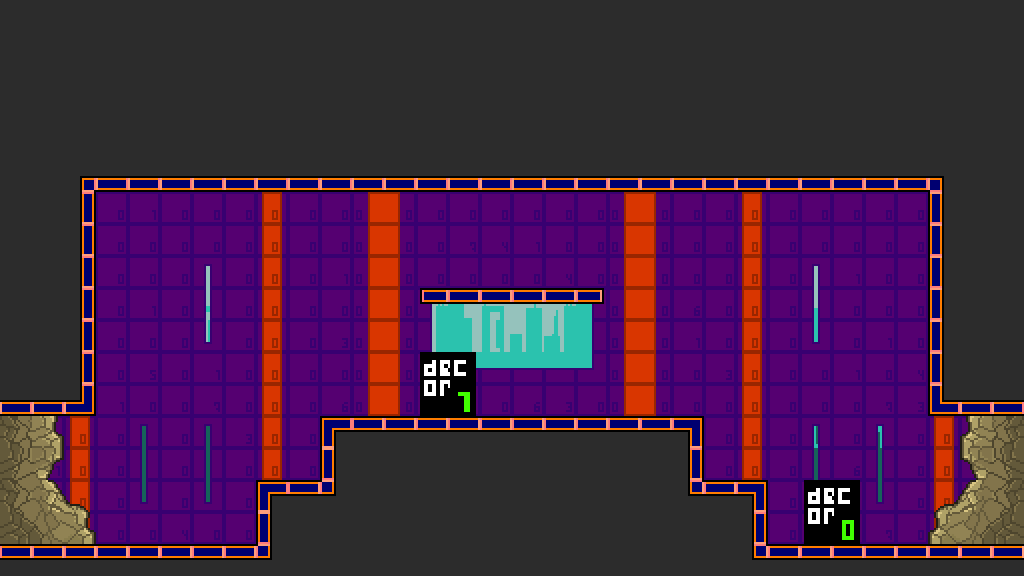

This game map was drawn from its Tiled (.tmx) file and the tilesets committed beside it. A one-line description and the trimmed map source follow:
An orthogonal 32x18 tile map with 32x32 px tiles, 12 tile layers (Sky, Sky2, Background, CollisionLayer, ...) and 5 objects.

<map version="1.0" orientation="orthogonal" width="32" height="18" tilewidth="32" tileheight="32">
 <tileset firstgid="1" name="generalSprite" tilewidth="32" tileheight="32">
  <image source="generalSprite.png" width="128" height="1184" />
  <tile id="60">
   <properties>
    <property name="tileType" value="empty" />
   </properties>
  </tile>
 </tileset>
 <layer name="Sky" width="32" height="18">
  <data>[576 cells, 99 non-empty, 10 distinct tile ids]</data>
 </layer>
 <layer name="Sky2" width="32" height="18">
  <data>[576 cells, 28 non-empty, 9 distinct tile ids]</data>
 </layer>
 <layer name="Background" width="32" height="18">
  <data>[576 cells, 262 non-empty, 22 distinct tile ids]</data>
 </layer>
 <layer name="CollisionLayer" width="32" height="18">
  <data>[576 cells, 576 non-empty, 14 distinct tile ids]</data>
 </layer>
 <layer name="DamagingLayer" width="32" height="18">
  <data>[576 cells, 576 non-empty, 1 distinct tile ids]</data>
 </layer>
 <layer name="DecorLayer" width="32" height="18">
  <data>[576 cells, 576 non-empty, 9 distinct tile ids]</data>
 </layer>
 <layer name="LadderLayer" width="32" height="18">
  <data>[576 cells, 576 non-empty, 1 distinct tile ids]</data>
 </layer>
 <layer name="PlatformLayer" width="32" height="18">
  <data>[576 cells, 576 non-empty, 4 distinct tile ids]</data>
 </layer>
 <layer name="UpBlockingLayer" width="32" height="18">
  <data>[576 cells, 576 non-empty, 1 distinct tile ids]</data>
 </layer>
 <layer name="DownBlockingLayer" width="32" height="18">
  <data>[576 cells, 576 non-empty, 1 distinct tile ids]</data>
 </layer>
 <layer name="LeftBlockingLayer" width="32" height="18">
  <data>[576 cells, 576 non-empty, 13 distinct tile ids]</data>
 </layer>
 <layer name="RightBlockingLayer" width="32" height="18">
  <data>[576 cells, 576 non-empty, 13 distinct tile ids]</data>
 </layer>
 <objectgroup name="EnemySpawnLayer" width="32" height="18">
  <object x="384" y="288" width="32" height="32" />
  <object x="288" y="320" width="32" height="32" />
 </objectgroup>
 <objectgroup name="PlayerSpawnLayer" width="32" height="18">
  <object x="128" y="448" width="64" height="96" />
 </objectgroup>
 <objectgroup name="SwitchSpawnLayer" width="32" height="18">
  <object x="576" y="320" width="32" height="32" />
 </objectgroup>
 <objectgroup name="ChestSpawnLayer" width="32" height="18">
  <object x="672" y="320" width="32" height="32" />
 </objectgroup>
</map>
